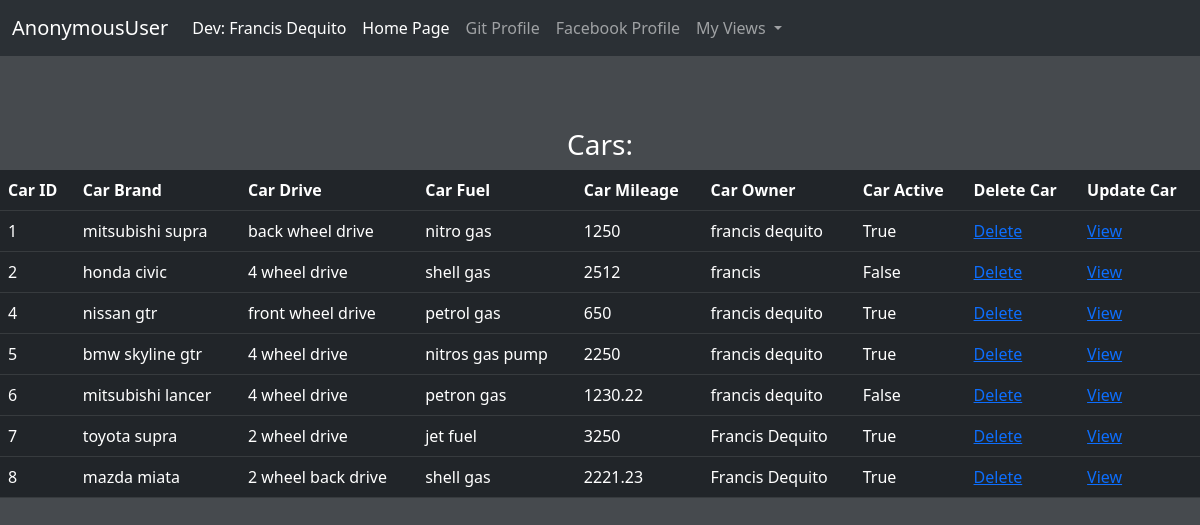
The app's page /products/display_cars/ with its own data.
### products/models.py (models this page shows)
class Cars(models.Model):
    brand = models.CharField(max_length=120)
    drive = models.CharField(max_length=120)
    fuel = models.CharField(max_length=120)
    mileage = models.CharField(max_length=120)
    owner = models.CharField(max_length=120)
    active = models.BooleanField(default=False)

### products/views.py (the view)
# urls.py: path("display_cars/", views.display_cars),
def display_cars(request):
    item = Cars.objects.all()
    res = {
        "items":item
    }
    return render(request, "car_list.html", res)

### products/templates/car_list.html (shortened to what this page needs)
{% extends "bork.html" %}
{% block content %}
    <h3>Cars:</h3>
        <table class="table table-hover table-dark">
            <tr>
                <th>Car ID</th>
                <th>Car Brand</th>
                <th>Car Drive</th>
                <th>Car Fuel</th>
                <th>Car Mileage</th>
                <th>Car Owner</th>
                <th>Car Active</th>
                <th>Delete Car</th>
                <th>Update Car</th>
        </tr>
    {% for i in items %}
            <tr>
                <td>{{ i.id }}</td>
                <td>{{ i.brand }}</td>
                <td>{{ i.drive }}</td>
                <td>{{ i.fuel }}</td>
                <td>{{ i.mileage }}</td>
                <td>{{ i.owner }}</td>
                <td>{{ i.active }}</td>
                <td><a href="http://localhost:8000/products/delete_car/{{ i.id }}">Delete</a></td>
                <td><a href="http://localhost:8000/products/view_cars/{{ i.id }}">View</a></td>
            </tr>
    {% endfor %}
        </table>
{% endblock content %}

### static/css/myCSS.css (style rules this page uses)
body { background-color: rgb(70, 74, 78); }
h3 { color: white; text-align: center; }

### records on screen
Cars: id "1", brand "mitsubishi supra", drive "back wheel drive", fuel "nitro gas", mileage "1250", owner "francis dequito", active "True"
Cars: id "2", brand "honda civic", drive "4 wheel drive", fuel "shell gas", mileage "2512", owner "francis", active "False"
Cars: id "4", brand "nissan gtr", drive "front wheel drive", fuel "petrol gas", mileage "650", owner "francis dequito", active "True"
Cars: id "5", brand "bmw skyline gtr", drive "4 wheel drive", fuel "nitros gas pump", mileage "2250", owner "francis dequito", active "True"
Cars: id "6", brand "mitsubishi lancer", drive "4 wheel drive", fuel "petron gas", mileage "1230.22", owner "francis dequito", active "False"
Cars: id "7", brand "toyota supra", drive "2 wheel drive", fuel "jet fuel", mileage "3250", owner "Francis Dequito", active "True"
Cars: id "8", brand "mazda miata", drive "2 wheel back drive", fuel "shell gas", mileage "2221.23", owner "Francis Dequito", active "True"

### other values on screen
{{ request.user }} "AnonymousUser"
